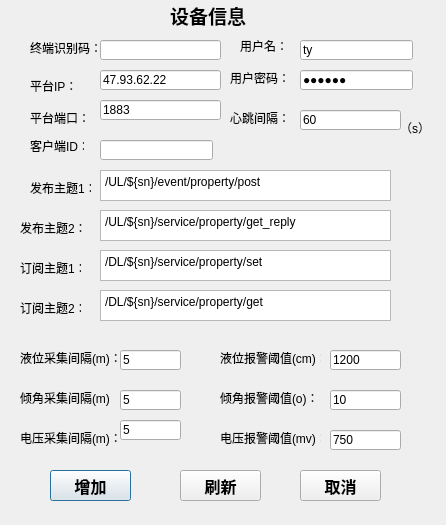
<?xml version="1.0" encoding="UTF-8"?>
<ui version="4.0">
 <class>mqtt_Device</class>
 <widget class="QDialog" name="mqtt_Device">
  <property name="geometry">
   <rect>
    <x>0</x>
    <y>0</y>
    <width>446</width>
    <height>525</height>
   </rect>
  </property>
  <property name="windowTitle">
   <string>Dialog</string>
  </property>
  <widget class="QLabel" name="label">
   <property name="geometry">
    <rect>
     <x>30</x>
     <y>40</y>
     <width>81</width>
     <height>16</height>
    </rect>
   </property>
   <property name="text">
    <string>终端识别码：</string>
   </property>
  </widget>
  <widget class="QLabel" name="label_2">
   <property name="geometry">
    <rect>
     <x>30</x>
     <y>80</y>
     <width>54</width>
     <height>12</height>
    </rect>
   </property>
   <property name="text">
    <string>平台IP：</string>
   </property>
  </widget>
  <widget class="QLabel" name="label_3">
   <property name="geometry">
    <rect>
     <x>30</x>
     <y>110</y>
     <width>61</width>
     <height>16</height>
    </rect>
   </property>
   <property name="text">
    <string>平台端口：</string>
   </property>
  </widget>
  <widget class="QLabel" name="label_4">
   <property name="geometry">
    <rect>
     <x>230</x>
     <y>110</y>
     <width>61</width>
     <height>16</height>
    </rect>
   </property>
   <property name="text">
    <string>心跳间隔：</string>
   </property>
  </widget>
  <widget class="QLabel" name="label_5">
   <property name="geometry">
    <rect>
     <x>240</x>
     <y>40</y>
     <width>54</width>
     <height>12</height>
    </rect>
   </property>
   <property name="text">
    <string>用户名：</string>
   </property>
  </widget>
  <widget class="QLabel" name="label_6">
   <property name="geometry">
    <rect>
     <x>230</x>
     <y>70</y>
     <width>61</width>
     <height>16</height>
    </rect>
   </property>
   <property name="text">
    <string>用户密码：</string>
   </property>
  </widget>
  <widget class="QLabel" name="label_7">
   <property name="geometry">
    <rect>
     <x>30</x>
     <y>140</y>
     <width>54</width>
     <height>12</height>
    </rect>
   </property>
   <property name="text">
    <string>客户端ID：</string>
   </property>
  </widget>
  <widget class="QLabel" name="label_8">
   <property name="geometry">
    <rect>
     <x>30</x>
     <y>180</y>
     <width>61</width>
     <height>16</height>
    </rect>
   </property>
   <property name="text">
    <string>发布主题1：</string>
   </property>
  </widget>
  <widget class="QLabel" name="label_9">
   <property name="geometry">
    <rect>
     <x>20</x>
     <y>220</y>
     <width>71</width>
     <height>16</height>
    </rect>
   </property>
   <property name="text">
    <string>发布主题2：</string>
   </property>
  </widget>
  <widget class="QLabel" name="label_10">
   <property name="geometry">
    <rect>
     <x>20</x>
     <y>260</y>
     <width>61</width>
     <height>16</height>
    </rect>
   </property>
   <property name="text">
    <string>订阅主题1：</string>
   </property>
  </widget>
  <widget class="QLabel" name="label_11">
   <property name="geometry">
    <rect>
     <x>20</x>
     <y>300</y>
     <width>61</width>
     <height>16</height>
    </rect>
   </property>
   <property name="text">
    <string>订阅主题2：</string>
   </property>
  </widget>
  <widget class="QLabel" name="label_12">
   <property name="geometry">
    <rect>
     <x>20</x>
     <y>350</y>
     <width>101</width>
     <height>16</height>
    </rect>
   </property>
   <property name="text">
    <string>液位采集间隔(m)：</string>
   </property>
  </widget>
  <widget class="QLabel" name="label_13">
   <property name="geometry">
    <rect>
     <x>220</x>
     <y>350</y>
     <width>101</width>
     <height>16</height>
    </rect>
   </property>
   <property name="text">
    <string>液位报警阈值(cm)：</string>
   </property>
  </widget>
  <widget class="QLabel" name="label_14">
   <property name="geometry">
    <rect>
     <x>20</x>
     <y>390</y>
     <width>91</width>
     <height>16</height>
    </rect>
   </property>
   <property name="text">
    <string>倾角采集间隔(m)：</string>
   </property>
  </widget>
  <widget class="QLabel" name="label_15">
   <property name="geometry">
    <rect>
     <x>220</x>
     <y>390</y>
     <width>111</width>
     <height>16</height>
    </rect>
   </property>
   <property name="text">
    <string>倾角报警阈值(o)：</string>
   </property>
  </widget>
  <widget class="QLabel" name="label_16">
   <property name="geometry">
    <rect>
     <x>20</x>
     <y>430</y>
     <width>101</width>
     <height>16</height>
    </rect>
   </property>
   <property name="text">
    <string>电压采集间隔(m)：</string>
   </property>
  </widget>
  <widget class="QLabel" name="label_17">
   <property name="geometry">
    <rect>
     <x>220</x>
     <y>430</y>
     <width>101</width>
     <height>16</height>
    </rect>
   </property>
   <property name="text">
    <string>电压报警阈值(mv)：</string>
   </property>
  </widget>
  <widget class="QLineEdit" name="le_svn">
   <property name="geometry">
    <rect>
     <x>100</x>
     <y>40</y>
     <width>121</width>
     <height>20</height>
    </rect>
   </property>
  </widget>
  <widget class="QLineEdit" name="le_ip">
   <property name="geometry">
    <rect>
     <x>100</x>
     <y>70</y>
     <width>121</width>
     <height>20</height>
    </rect>
   </property>
   <property name="text">
    <string>47.93.62.22</string>
   </property>
  </widget>
  <widget class="QLineEdit" name="le_port">
   <property name="geometry">
    <rect>
     <x>100</x>
     <y>100</y>
     <width>121</width>
     <height>20</height>
    </rect>
   </property>
   <property name="text">
    <string>1883</string>
   </property>
  </widget>
  <widget class="QLineEdit" name="le_username">
   <property name="geometry">
    <rect>
     <x>300</x>
     <y>40</y>
     <width>113</width>
     <height>20</height>
    </rect>
   </property>
   <property name="text">
    <string>ty</string>
   </property>
  </widget>
  <widget class="QLineEdit" name="le_password">
   <property name="geometry">
    <rect>
     <x>300</x>
     <y>70</y>
     <width>113</width>
     <height>20</height>
    </rect>
   </property>
   <property name="text">
    <string>123456</string>
   </property>
   <property name="echoMode">
    <enum>QLineEdit::Password</enum>
   </property>
  </widget>
  <widget class="QLineEdit" name="le_client_id">
   <property name="geometry">
    <rect>
     <x>100</x>
     <y>140</y>
     <width>113</width>
     <height>20</height>
    </rect>
   </property>
  </widget>
  <widget class="QLineEdit" name="le_heartnate">
   <property name="geometry">
    <rect>
     <x>300</x>
     <y>110</y>
     <width>101</width>
     <height>20</height>
    </rect>
   </property>
   <property name="text">
    <string>60</string>
   </property>
  </widget>
  <widget class="QTextEdit" name="te_pub1">
   <property name="geometry">
    <rect>
     <x>100</x>
     <y>170</y>
     <width>291</width>
     <height>31</height>
    </rect>
   </property>
   <property name="html">
    <string>&lt;!DOCTYPE HTML PUBLIC &quot;-//W3C//DTD HTML 4.0//EN&quot; &quot;http://www.w3.org/TR/REC-html40/strict.dtd&quot;&gt;
&lt;html&gt;&lt;head&gt;&lt;meta name=&quot;qrichtext&quot; content=&quot;1&quot; /&gt;&lt;style type=&quot;text/css&quot;&gt;
p, li { white-space: pre-wrap; }
&lt;/style&gt;&lt;/head&gt;&lt;body style=&quot; font-family:'SimSun'; font-size:9pt; font-weight:400; font-style:normal;&quot;&gt;
&lt;p style=&quot; margin-top:0px; margin-bottom:0px; margin-left:0px; margin-right:0px; -qt-block-indent:0; text-indent:0px;&quot;&gt;/UL/${sn}/event/property/post&lt;/p&gt;&lt;/body&gt;&lt;/html&gt;</string>
   </property>
  </widget>
  <widget class="QTextEdit" name="te_pub2">
   <property name="geometry">
    <rect>
     <x>100</x>
     <y>210</y>
     <width>291</width>
     <height>31</height>
    </rect>
   </property>
   <property name="html">
    <string>&lt;!DOCTYPE HTML PUBLIC &quot;-//W3C//DTD HTML 4.0//EN&quot; &quot;http://www.w3.org/TR/REC-html40/strict.dtd&quot;&gt;
&lt;html&gt;&lt;head&gt;&lt;meta name=&quot;qrichtext&quot; content=&quot;1&quot; /&gt;&lt;style type=&quot;text/css&quot;&gt;
p, li { white-space: pre-wrap; }
&lt;/style&gt;&lt;/head&gt;&lt;body style=&quot; font-family:'SimSun'; font-size:9pt; font-weight:400; font-style:normal;&quot;&gt;
&lt;p style=&quot; margin-top:0px; margin-bottom:0px; margin-left:0px; margin-right:0px; -qt-block-indent:0; text-indent:0px;&quot;&gt;/UL/${sn}/service/property/get_reply&lt;/p&gt;&lt;/body&gt;&lt;/html&gt;</string>
   </property>
  </widget>
  <widget class="QTextEdit" name="te_sc1">
   <property name="geometry">
    <rect>
     <x>100</x>
     <y>250</y>
     <width>291</width>
     <height>31</height>
    </rect>
   </property>
   <property name="html">
    <string>&lt;!DOCTYPE HTML PUBLIC &quot;-//W3C//DTD HTML 4.0//EN&quot; &quot;http://www.w3.org/TR/REC-html40/strict.dtd&quot;&gt;
&lt;html&gt;&lt;head&gt;&lt;meta name=&quot;qrichtext&quot; content=&quot;1&quot; /&gt;&lt;style type=&quot;text/css&quot;&gt;
p, li { white-space: pre-wrap; }
&lt;/style&gt;&lt;/head&gt;&lt;body style=&quot; font-family:'SimSun'; font-size:9pt; font-weight:400; font-style:normal;&quot;&gt;
&lt;p style=&quot; margin-top:0px; margin-bottom:0px; margin-left:0px; margin-right:0px; -qt-block-indent:0; text-indent:0px;&quot;&gt;/DL/${sn}/service/property/set&lt;/p&gt;&lt;/body&gt;&lt;/html&gt;</string>
   </property>
  </widget>
  <widget class="QTextEdit" name="te_sc2">
   <property name="geometry">
    <rect>
     <x>100</x>
     <y>290</y>
     <width>291</width>
     <height>31</height>
    </rect>
   </property>
   <property name="html">
    <string>&lt;!DOCTYPE HTML PUBLIC &quot;-//W3C//DTD HTML 4.0//EN&quot; &quot;http://www.w3.org/TR/REC-html40/strict.dtd&quot;&gt;
&lt;html&gt;&lt;head&gt;&lt;meta name=&quot;qrichtext&quot; content=&quot;1&quot; /&gt;&lt;style type=&quot;text/css&quot;&gt;
p, li { white-space: pre-wrap; }
&lt;/style&gt;&lt;/head&gt;&lt;body style=&quot; font-family:'SimSun'; font-size:9pt; font-weight:400; font-style:normal;&quot;&gt;
&lt;p style=&quot; margin-top:0px; margin-bottom:0px; margin-left:0px; margin-right:0px; -qt-block-indent:0; text-indent:0px;&quot;&gt;/DL/${sn}/service/property/get&lt;/p&gt;&lt;/body&gt;&lt;/html&gt;</string>
   </property>
  </widget>
  <widget class="QLineEdit" name="le_wsample">
   <property name="geometry">
    <rect>
     <x>120</x>
     <y>350</y>
     <width>61</width>
     <height>20</height>
    </rect>
   </property>
   <property name="text">
    <string>5</string>
   </property>
  </widget>
  <widget class="QLineEdit" name="le_cslample">
   <property name="geometry">
    <rect>
     <x>120</x>
     <y>390</y>
     <width>61</width>
     <height>20</height>
    </rect>
   </property>
   <property name="text">
    <string>5</string>
   </property>
  </widget>
  <widget class="QLineEdit" name="le_vsample">
   <property name="geometry">
    <rect>
     <x>120</x>
     <y>420</y>
     <width>61</width>
     <height>20</height>
    </rect>
   </property>
   <property name="text">
    <string>5</string>
   </property>
  </widget>
  <widget class="QLineEdit" name="le_walarm">
   <property name="geometry">
    <rect>
     <x>330</x>
     <y>350</y>
     <width>71</width>
     <height>20</height>
    </rect>
   </property>
   <property name="text">
    <string>1200</string>
   </property>
  </widget>
  <widget class="QLineEdit" name="le_calarm">
   <property name="geometry">
    <rect>
     <x>330</x>
     <y>390</y>
     <width>71</width>
     <height>20</height>
    </rect>
   </property>
   <property name="text">
    <string>10</string>
   </property>
  </widget>
  <widget class="QLineEdit" name="le_valarm">
   <property name="geometry">
    <rect>
     <x>330</x>
     <y>430</y>
     <width>71</width>
     <height>20</height>
    </rect>
   </property>
   <property name="text">
    <string>750</string>
   </property>
  </widget>
  <widget class="QPushButton" name="pb_add">
   <property name="geometry">
    <rect>
     <x>50</x>
     <y>470</y>
     <width>81</width>
     <height>31</height>
    </rect>
   </property>
   <property name="font">
    <font>
     <family>Aharoni</family>
     <pointsize>12</pointsize>
     <weight>75</weight>
     <bold>true</bold>
    </font>
   </property>
   <property name="text">
    <string>增加</string>
   </property>
  </widget>
  <widget class="QPushButton" name="pb_cal">
   <property name="geometry">
    <rect>
     <x>300</x>
     <y>470</y>
     <width>81</width>
     <height>31</height>
    </rect>
   </property>
   <property name="font">
    <font>
     <family>Aharoni</family>
     <pointsize>12</pointsize>
     <weight>75</weight>
     <bold>true</bold>
    </font>
   </property>
   <property name="text">
    <string>取消</string>
   </property>
  </widget>
  <widget class="QLabel" name="label_18">
   <property name="geometry">
    <rect>
     <x>400</x>
     <y>120</y>
     <width>31</width>
     <height>16</height>
    </rect>
   </property>
   <property name="text">
    <string>（s）</string>
   </property>
  </widget>
  <widget class="QLabel" name="label_19">
   <property name="geometry">
    <rect>
     <x>170</x>
     <y>5</y>
     <width>101</width>
     <height>21</height>
    </rect>
   </property>
   <property name="font">
    <font>
     <family>Aharoni</family>
     <pointsize>14</pointsize>
     <weight>75</weight>
     <bold>true</bold>
    </font>
   </property>
   <property name="text">
    <string>设备信息</string>
   </property>
  </widget>
  <widget class="QPushButton" name="pb_reflash">
   <property name="geometry">
    <rect>
     <x>180</x>
     <y>470</y>
     <width>81</width>
     <height>31</height>
    </rect>
   </property>
   <property name="font">
    <font>
     <family>Aharoni</family>
     <pointsize>12</pointsize>
     <weight>75</weight>
     <bold>true</bold>
    </font>
   </property>
   <property name="text">
    <string>刷新</string>
   </property>
  </widget>
 </widget>
 <resources/>
 <connections/>
</ui>
